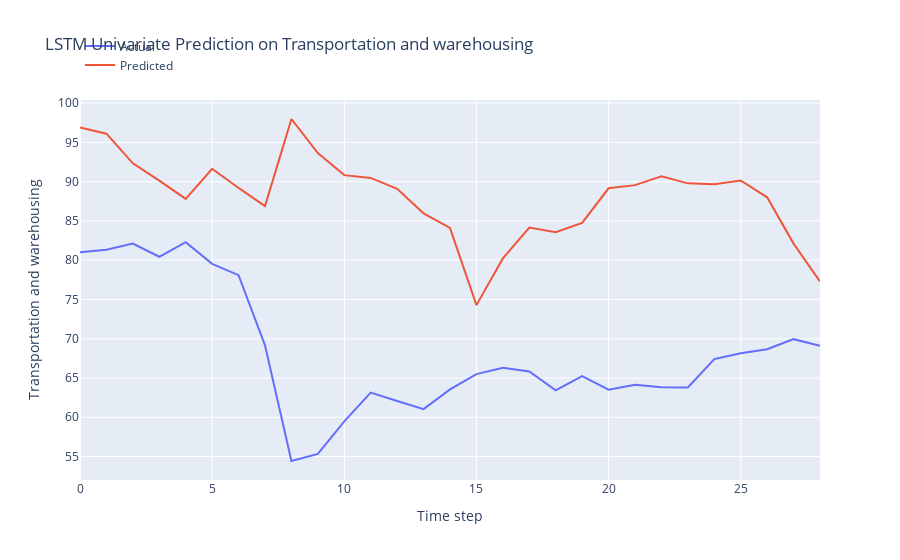

Notebook code for this chart:
### Markdown cell above
LSTM Model Development

### Code cell
n_features = 1
X_train = X_train.reshape(X_train.shape[0], X_train.shape[1], n_features)

# define model
model = Sequential()
model.add(Bidirectional(LSTM(64, activation='relu', input_shape=(n_steps, n_features), return_sequences=True)))
model.add(Dropout(0.7))
model.add(LSTM(32, activation='relu'))
model.add(Dense(1))


def r_squared(y_true, y_pred):
    SS_res =  K.sum(K.square(y_true - y_pred)) 
    SS_tot = K.sum(K.square(y_true - K.mean(y_true))) 
    return ( 1 - SS_res/(SS_tot + K.epsilon()) )

# Compile the model

from keras.optimizers import Adam

optimizer = Adam(learning_rate = 0.001, clipnorm=1.0)
model.compile(optimizer = optimizer, 
              loss = 'mse',
              metrics = [r_squared])

early_stopping = EarlyStopping(monitor='val_loss', patience=5, restore_best_weights=True)

# fit model
history = model.fit(X_train, y_train, 
          epochs = 100,
          batch_size = 32,
          verbose = 0,
          callbacks=[early_stopping],
          validation_split = 0.2,
          shuffle = False)

# Obtain the MSE and R-squared from the last epoch
last_epoch_mse = history.history['loss'][-1]
last_epoch_r_squared = history.history['r_squared'][-1]
last_epoch_mse_val = history.history['val_loss'][-1]
last_epoch_r_squared_val = history.history['val_r_squared'][-1]

# Print the MSE and R-squared
print("Mean Squared Error (MSE) from the last epoch:", last_epoch_mse)
print("R-squared from the last epoch:", last_epoch_r_squared)
print("Val Mean Squared Error (MSE) from the last epoch:", last_epoch_mse_val)
print("Val R-squared from the last epoch:", last_epoch_r_squared_val)

# plot loss and r2 score
plt.figure(figsize=(10, 6))

# Plot train loss
plt.plot(history.history['loss'], label='Train Loss')
plt.plot(history.history['val_loss'], label='Val Loss')

# Plot train R-squared score
plt.plot(history.history['r_squared'], label='Train R2')
plt.plot(history.history['val_r_squared'], label='Validation R2')

plt.title('Model Training and Validation Loss and R-squared Score')
plt.xlabel('Epochs')
plt.ylabel('Value')
plt.legend()
plt.grid(True)
plt.show()

# Evaluate the model
loss = model.evaluate(X_test, y_test)
print("MSE and R_squared:", loss)

# make prediction on test data
X_test = X_test.reshape(X_test.shape[0], X_test.shape[1], n_features)
y_pred = model.predict(X_test)

# Print the first 5 predictions and actual values
print("Predictions:")
flattened_predictions = [pred[0] for pred in y_pred[:10]]
print(flattened_predictions)
# print(y_pred[:10].tolist())
print("Actual values:")
rounded_actual_values = [round(value, len(str(prediction).split('.')[1])) for value, prediction in zip(y_test[:10], flattened_predictions)]
print(rounded_actual_values)

# plot the actual and predicted values for test data
trace1 = go.Scatter(x=np.arange(len(y_test)), y=y_test.flatten(), mode='lines', name='Actual')
trace2 = go.Scatter(x=np.arange(len(y_pred)), y=y_pred.flatten(), mode='lines', name='Predicted')

# Create layout
layout = go.Layout(
    title='LSTM Univariate Prediction on Transportation and warehousing',
    xaxis=dict(title='Time step'),
    yaxis=dict(title='Transportation and warehousing'),
    legend=dict(x=0, y=1.18)
)

# Create figure
fig = go.Figure(data=[trace1, trace2], layout=layout)

# Show plot
fig.show()

### Figure 1 — Plotly figure (JSON) as saved in the notebook; plotly's stock layout.template omitted (floating-point values rounded to 4 significant figures)
{"data": [{"mode": "lines", "name": "Actual", "type": "scatter", "x": [0, 1, 2, 3, 4, 5, 6, 7, 8, 9, 10, 11, 12, 13, 14, 15, 16, 17, 18, 19, 20, 21, 22, 23, 24, 25, 26, 27, 28], "y": [81.02, 81.33, 82.13, 80.44, 82.3, 79.53, 78.09, 69.15, 54.43, 55.34, 59.47, 63.14, 62.08, 61.04, 63.55, 65.5, 66.3, 65.83, 63.42, 65.25, 63.52, 64.14, 63.82, 63.79, 67.41, 68.16, 68.66, 69.95, 69.1]}, {"mode": "lines", "name": "Predicted", "type": "scatter", "x": [0, 1, 2, 3, 4, 5, 6, 7, 8, 9, 10, 11, 12, 13, 14, 15, 16, 17, 18, 19, 20, 21, 22, 23, 24, 25, 26, 27, 28], "y": [96.91, 96.11, 92.33, 90.13, 87.81, 91.64, 89.2, 86.88, 97.98, 93.63, 90.83, 90.47, 89.08, 85.97, 84.12, 74.28, 80.23, 84.16, 83.57, 84.74, 89.16, 89.56, 90.7, 89.78, 89.68, 90.16, 88.01, 82.11, 77.3]}], "layout": {"legend": {"x": 0, "y": 1.18}, "title": {"text": "LSTM Univariate Prediction on Transportation and warehousing"}, "xaxis": {"title": {"text": "Time step"}}, "yaxis": {"title": {"text": "Transportation and warehousing"}}}}
